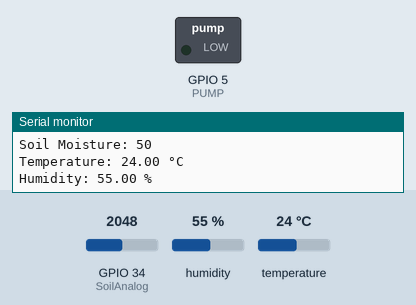
Recording of a sketch running on a simulated ESP32. Parts: switched loads named in the sketch (green lamp = pin HIGH), the last lines printed to the serial monitor. The test bench sets the inputs (shaded band); at power-on: GPIO 34 (SoilAnalog) = 2048, humidity 55 %, temperature 24 °C.

Above: at 1.2 s.
1.3 s: GPIO 34 (SoilAnalog) set to 2868
3.2 s: GPIO 34 (SoilAnalog) set to 2960
At 5.2 s:
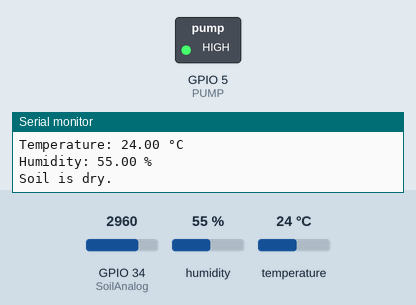
5.5 s: humidity set to 79 %
7.3 s: humidity set to 82 %
At 9.0 s:
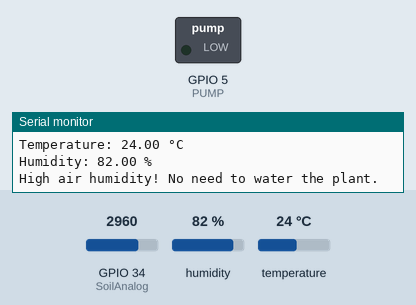
11.6 s: temperature set to 34 °C
13.1 s: temperature set to 37 °C
Timing chart, 0 to 16.1 s (numbered marks = the images above; inputs shaded):
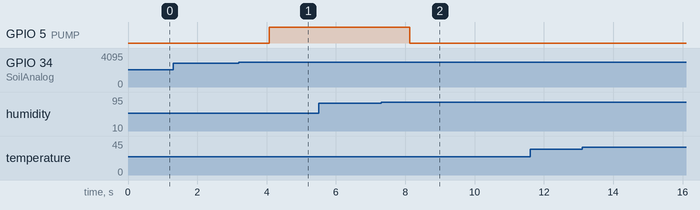

The sketch:

cau4.ino
```cpp
// A0: chan 34
// Relay dieu khien bom: 5
// Thay relay bang LED de test.

// He thong tuoi cay tu dong

#include "DHT.h"
#define DHTTYPE DHT11

const int DHTPIN = 4;
DHT dht(DHTPIN, DHTTYPE); // DHT11 connected to pin 4

const int PUMP = 5;
const int SoilAnalog = 34;

// Nguong canh bao, dieu chinh tuy moi truong thuc te. Gia tri cam bien tu 0-4095

void setup() {
  // put your setup code here, to run once:
  Serial.begin(115200);
  pinMode(SoilAnalog, INPUT);
  pinMode(PUMP, OUTPUT);
  digitalWrite(PUMP, LOW); // Ban dau tat bom nuoc
  dht.begin();
}

void loop() {
  // put your main code here, to run repeatedly:
  // Read soil moisture sensor values
  int real_value = 0;
  for (int i = 0; i < 10; i++) {
    real_value += analogRead(SoilAnalog);
  }
  real_value /= 10;
  int percent = map(real_value, 0, 4095, 0, 100);
  percent = 100 - percent; // Đảo ngược giá trị để 0% là khô và 100% là ướt
  Serial.print("Soil Moisture: ");
  Serial.println(percent);

  // Read DHT11 sensor values
  float temperature = dht.readTemperature();
  float humidity = dht.readHumidity();

  Serial.print("Temperature: ");
  Serial.print(temperature);
  Serial.println(" °C");
  Serial.print("Humidity: ");
  Serial.print(humidity);
  Serial.println(" %");

  if (temperature > 35) {
    Serial.println("High temperature! Plant shouldn't be watered.");
    digitalWrite(PUMP, LOW);
  } else if (humidity > 80) {
    Serial.println("High air humidity! No need to water the plant.");
    digitalWrite(PUMP, LOW);
  } else if (percent > 70) {
    Serial.println("Soil is wet.");
    digitalWrite(PUMP, LOW);
  } else if (percent < 30) {
    Serial.println("Soil is dry.");
    digitalWrite(PUMP, HIGH);
  }
  delay(2000);
}
```

Measured:
- the behaviour switches between 2907 and 2908 on GPIO 34 (SoilAnalog) (found by bisection; images 0 and 1)
- the behaviour switches between 80 and 81 % on humidity (found by bisection; images 1 and 2)
- after the input at 3.2 s, GPIO 5 (PUMP): LOW → HIGH after 0.87 s
- after the input at 7.3 s, GPIO 5 (PUMP): HIGH → LOW after 0.83 s
